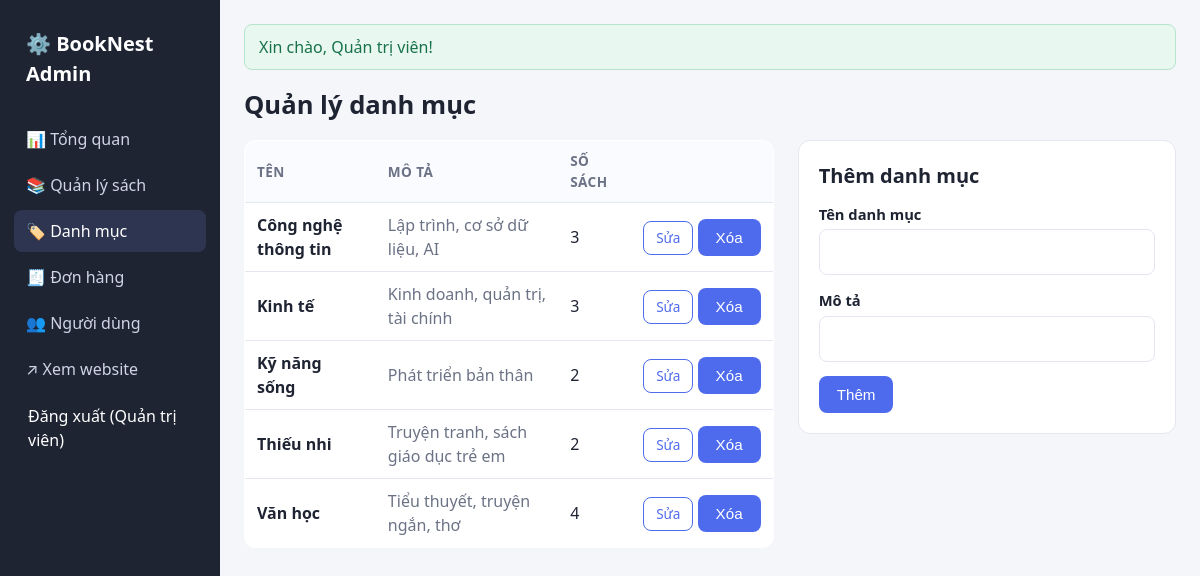
Screenshot of /admin/categories.php (signed in) with the database file from the repository.
### tables this page shows
CREATE TABLE users (
  id INT AUTO_INCREMENT PRIMARY KEY,
  full_name VARCHAR(100) NOT NULL,
  email VARCHAR(150) NOT NULL UNIQUE,
  password VARCHAR(255) NOT NULL,
  phone VARCHAR(20) DEFAULT NULL,
  address VARCHAR(255) DEFAULT NULL,
  role ENUM('user','admin') NOT NULL DEFAULT 'user',
  created_at TIMESTAMP DEFAULT CURRENT_TIMESTAMP
);

CREATE TABLE categories (
  id INT AUTO_INCREMENT PRIMARY KEY,
  name VARCHAR(100) NOT NULL UNIQUE,
  description VARCHAR(255) DEFAULT NULL
);

### includes/db.php (called while the page is built)
<?php
$config = require __DIR__ . '/../config.php';
function db(): PDO
{
    static $pdo = null;
    global $config;
    if ($pdo === null) {
        $dsn = "mysql:host={$config['db_host']};port={$config['db_port']};dbname={$config['db_name']};charset=utf8mb4";
        $pdo = new PDO($dsn, $config['db_user'], $config['db_pass'], [
            PDO::ATTR_ERRMODE => PDO::ERRMODE_EXCEPTION,
            PDO::ATTR_DEFAULT_FETCH_MODE => PDO::FETCH_ASSOC,
            PDO::ATTR_EMULATE_PREPARES => false,
        ]);
    }
    return $pdo;
}

### admin/categories.php (the view, shortened to what this page needs)
<?php
require_once __DIR__ . '/../includes/admin_header.php';
$pdo = db();
$edit = null;
$cats = $pdo->query('SELECT c.*, COUNT(p.id) AS total FROM categories c LEFT JOIN products p ON p.category_id = c.id GROUP BY c.id ORDER BY c.name')->fetchAll();
?>
<h1>Quản lý danh mục</h1>
<div class="two-col">
  <div class="table-wrap"><table>
    <thead><tr><th>Tên</th><th>Mô tả</th><th>Số sách</th><th></th></tr></thead>
    <tbody>
    <?php foreach ($cats as $c): ?>
      <tr><td><b><?= e($c['name']) ?></b></td><td class="muted"><?= e($c['description']) ?></td><td><?= (int)$c['total'] ?></td>
        <td style="white-space:nowrap">
          <a class="btn btn-sm btn-outline" href="?edit=<?= (int)$c['id'] ?>">Sửa</a>
          <form class="inline-form" method="post" onsubmit="return confirm('Xóa danh mục này?')">
            <button class="btn btn-sm btn-danger">Xóa</button>
          </form></td></tr>
    <?php endforeach; ?>
    </tbody></table></div>
  <form class="card" method="post">
    <h2 style="margin-top:0"><?= $edit ? 'Sửa danh mục' : 'Thêm danh mục' ?></h2>
    <div class="form-group"><label for="name">Tên danh mục</label>
      <input id="name" type="text" name="name" value="<?= e($edit['name'] ?? '') ?>" required></div>
    <div class="form-group"><label for="description">Mô tả</label>
      <input id="description" type="text" name="description" value="<?= e($edit['description'] ?? '') ?>"></div>
    <button class="btn"><?= $edit ? 'Lưu' : 'Thêm' ?></button>
  </form>
</div>
<?php include __DIR__ . '/../includes/admin_footer.php'; ?>

### includes/admin_header.php (shortened to what this page needs)
<?php
require_once __DIR__ . '/functions.php';
$admin = require_admin();
$cur = basename($_SERVER['SCRIPT_NAME']);
$menu = [
    'index.php' => '📊 Tổng quan',
    'products.php' => '📚 Quản lý sách',
    'categories.php' => '🏷️ Danh mục',
    'orders.php' => '🧾 Đơn hàng',
    'users.php' => '👥 Người dùng',
];
?><!doctype html>
<html lang="vi">
<head>
<link rel="stylesheet" href="<?= url('assets/css/style.css') ?>">
</head>
<body>
<div class="admin">
  <aside class="admin-side">
    <a class="brand" href="<?= url('admin/index.php') ?>">⚙️ BookNest Admin</a>
    <?php foreach ($menu as $file => $label): ?>
      <a href="<?= url('admin/' . $file) ?>" class="<?= $cur === $file ? 'active' : '' ?>"><?= $label ?></a>
    <?php endforeach; ?>
    <a href="<?= url('index.php') ?>">↗ Xem website</a>
    <form class="logout-form" method="post" action="<?= url('logout.php') ?>">
      <button type="submit" class="link-btn">Đăng xuất (<?= e($admin['full_name']) ?>)</button>
    </form>  </aside>
  <section class="admin-main">
    <?= flash_render() ?>

### assets/css/style.css (style rules this page uses)
:root { --primary:#4f6bed;--primary-d:#3b53c4;--bg:#f5f6fa;--card:#fff;--text:#1f2433;--muted:#6b7285;--line:#e4e7ef;--danger:#d64545;--ok:#1f9d63;--warn:#c98a00 }
* { box-sizing:border-box }
body { margin:0;font-family:system-ui,-apple-system,"Segoe UI",Roboto,sans-serif;background:var(--bg);color:var(--text);line-height:1.5 }
a { color:var(--primary);text-decoration:none }
h1 { font-size:1.6rem;margin:0 0 16px }
h2 { font-size:1.25rem;margin:24px 0 12px }
.brand { font-weight:700;font-size:1.25rem;color:var(--text) }
.btn,button.btn { display:inline-block;background:var(--primary);color:#fff!important;border:0;border-radius:8px;padding:10px 18px;font-size:.95rem;cursor:pointer;text-decoration:none!important }
.btn-sm { padding:6px 12px;font-size:.85rem }
.btn-outline { background:#fff;color:var(--primary)!important;border:1px solid var(--primary) }
.btn-danger { background:var(--danger) }
.form-group { margin-bottom:14px }
label { display:block;font-weight:600;margin-bottom:4px;font-size:.92rem }
input[type=text],input[type=email],input[type=password],input[type=number],input[type=search],input[type=tel],select,textarea { width:100%;padding:10px 12px;border:1px solid var(--line);border-radius:8px;font:inherit;background:#fff }
.card { background:var(--card);border:1px solid var(--line);border-radius:12px;padding:20px }
.muted { color:var(--muted) }
table { width:100%;border-collapse:collapse;background:#fff;border:1px solid var(--line);border-radius:12px;overflow:hidden }
th,td { padding:10px 12px;text-align:left;border-bottom:1px solid var(--line);vertical-align:middle }
th { background:#fafbfe;font-size:.85rem;text-transform:uppercase;letter-spacing:.03em;color:var(--muted) }
tr:last-child td { border-bottom:0 }
.table-wrap { overflow-x:auto }
.two-col { display:grid;grid-template-columns:1.4fr 1fr;gap:24px;align-items:start }
.admin { display:grid;grid-template-columns:220px 1fr;min-height:100vh }
.admin-side { background:#1f2433;color:#fff;padding:20px 14px }
.admin-side .brand { color:#fff;display:block;margin-bottom:20px }
.admin-side a { display:block;color:#cfd4e6;padding:9px 12px;border-radius:8px;margin-bottom:4px }
.admin-side a.active,.admin-side a:hover { background:#2e3550;color:#fff;text-decoration:none }
.admin-main { padding:24px;min-width:0 }
.inline-form { display:inline }
.logout-form { display: inline; margin: 0; }
.link-btn { background: none; border: 0; padding: 0; font: inherit; color: inherit; cursor: pointer; }
.admin-side .logout-form { display: block; }
.admin-side .link-btn { display: block; width: 100%; text-align: left; padding: 10px 14px; }

### rows the page displays
users: full_name "Quản trị viên"
categories: name "Công nghệ thông tin", description "Lập trình, cơ sở dữ liệu, AI", total "3"
categories: name "Kinh tế", description "Kinh doanh, quản trị, tài chính", total "3"
categories: name "Kỹ năng sống", description "Phát triển bản thân", total "2"
categories: name "Thiếu nhi", description "Truyện tranh, sách giáo dục trẻ em", total "2"
categories: name "Văn học", description "Tiểu thuyết, truyện ngắn, thơ", total "4"

### other values shown
$label "📊 Tổng quan"
$label "📚 Quản lý sách"
$label "🏷️ Danh mục"
$label "🧾 Đơn hàng"
$label "👥 Người dùng"
$f['msg'] "Xin chào, Quản trị viên!"
